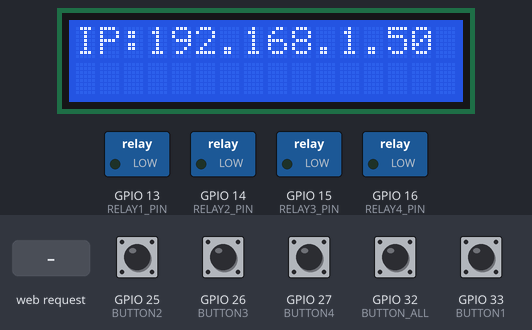
This sketch was run on a simulated ESP32. Shown: 16×2 character LCD, switched loads named in the sketch (green lamp = pin HIGH). The test bench sets the inputs (shaded band); at power-on: GPIO 25 (BUTTON2), GPIO 26 (BUTTON3), GPIO 27 (BUTTON4), GPIO 32 (BUTTON_ALL), GPIO 33 (BUTTON1) HIGH. WiFi joins after 1.5 s; servers stay silent unless stated; what the sketch prints to the serial monitor is not drawn.

Above: at 6.7 s.
6.8 s: GPIO 25 (BUTTON2) pulled LOW for 0.15 s
At 7.6 s:
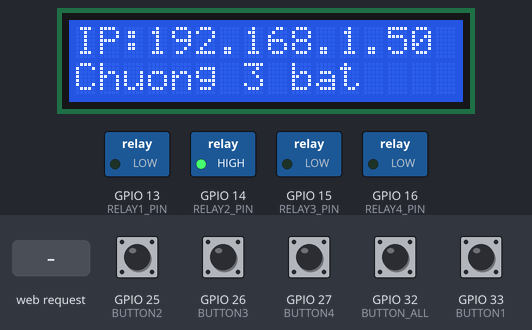
9.3 s: HTTP request GET /ALLON received
At 10.9 s:
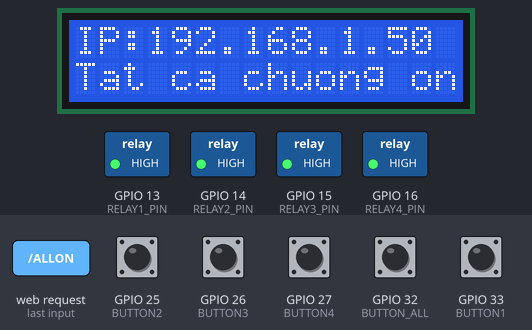
11.8 s: GPIO 26 (BUTTON3) pulled LOW for 0.15 s
At 14.0 s:
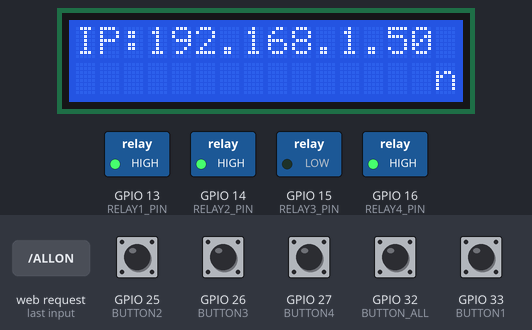
14.3 s: GPIO 27 (BUTTON4) pulled LOW for 0.15 s
At 15.1 s:
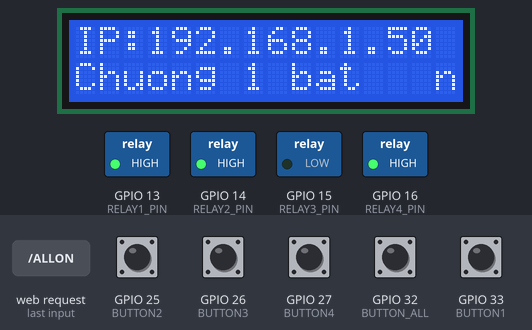
16.8 s: GPIO 32 (BUTTON_ALL) pulled LOW for 0.15 s
At 16.92 s:
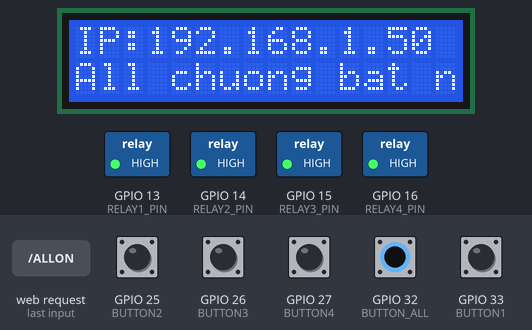
18.5 s: GPIO 32 (BUTTON_ALL) pulled LOW for 1 s
At 19.0 s:
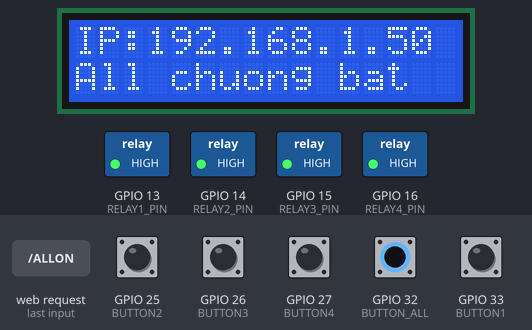
Timing chart, 0 to 21.5 s (numbered marks = the images above; inputs shaded):
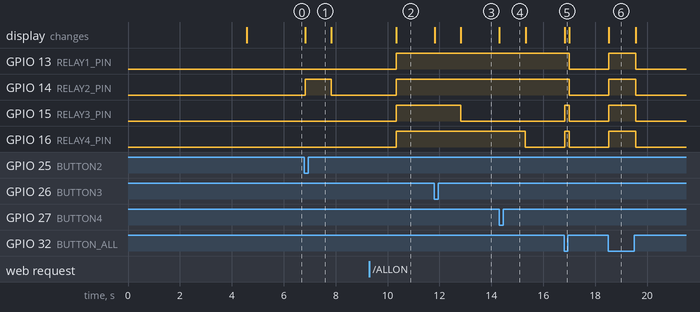

Measured:
- after the input at 6.8 s, GPIO 14 (RELAY2_PIN): LOW → HIGH at once, → LOW 1.0 s later; the display: changes at once (image 1)
- after the input at 9.3 s, GPIO 13 (RELAY1_PIN), GPIO 14 (RELAY2_PIN), GPIO 15 (RELAY3_PIN), GPIO 16 (RELAY4_PIN): LOW → HIGH after 1.0 s; the display: changes after 1.0 s (image 2)
- after the input at 11.8 s, GPIO 15 (RELAY3_PIN): HIGH → LOW after 1.0 s; the display: first changes at once (image 3 shows a later state)
- after the input at 14.3 s, GPIO 16 (RELAY4_PIN): HIGH → LOW after 1.0 s; the display: changes at once (image 4)
- after the input at 16.8 s, GPIO 13 (RELAY1_PIN), GPIO 14 (RELAY2_PIN): HIGH → LOW after 0.19 s; GPIO 15 (RELAY3_PIN), GPIO 16 (RELAY4_PIN): LOW → HIGH at once, → LOW 0.16 s later; the display: changes at once (image 5)
- after the input at 18.5 s, GPIO 13 (RELAY1_PIN), GPIO 14 (RELAY2_PIN), GPIO 15 (RELAY3_PIN), GPIO 16 (RELAY4_PIN): LOW → HIGH at once, → LOW 1.0 s later; the display: changes at once (image 6)

The sketch:

BellMonitor.ino
```cpp
#include <WiFi.h>
#include <WebServer.h>
#include <LiquidCrystal_I2C.h>

#define RELAY1_PIN 13
#define RELAY2_PIN 14
#define RELAY3_PIN 15
#define RELAY4_PIN 16

#define BUTTON1 33
#define BUTTON2 25
#define BUTTON3 26
#define BUTTON4 27
#define BUTTON_ALL 32

String ClientRequest, myresultat, DataBuffer;
WiFiServer server(80);
WiFiClient client;

LiquidCrystal_I2C lcd(0x27, 16, 2);

String ReadIncomingRequest()
{
  while(client.available())
  {
    ClientRequest = (client.readStringUntil('\r'));

    if ((ClientRequest.indexOf("HTTP/1.1")>0)&&(ClientRequest.indexOf("/favicon.ico")<0))
    {
      myresultat = ClientRequest;
    }
  }
  return myresultat;
}


void serialFlush()
{
  while(Serial.available() > 0)
  {
    char t = Serial.read();
  }
}

void ringBell(unsigned char relay, char * msg)
{
    Serial.println(msg);
    lcd.setCursor(0,1);
    lcd.print(msg);
    digitalWrite(relay, HIGH);
    delay(1000);
    digitalWrite(relay, LOW);
    lcd.setCursor(0,1);
    lcd.print("               ");
}

void readButtons()
{
  if (digitalRead(BUTTON1) == LOW)
  {
    ringBell(RELAY1_PIN, "Chuong 4 bat");
  }
  else if (digitalRead(BUTTON2) == LOW)
  {
    ringBell(RELAY2_PIN, "Chuong 3 bat");
  }
  else if (digitalRead(BUTTON3) == LOW)
  {
    ringBell(RELAY3_PIN, "Chuong 2 bat");
  }
  else if (digitalRead(BUTTON4) == LOW)
  {
    ringBell(RELAY4_PIN, "Chuong 1 bat");
  }
  else if (digitalRead(BUTTON_ALL) == LOW)
  {
    lcd.setCursor(0,1);
    lcd.print("All chuong bat");
    digitalWrite(RELAY1_PIN, HIGH);
    digitalWrite(RELAY2_PIN, HIGH);
    digitalWrite(RELAY3_PIN, HIGH);
    digitalWrite(RELAY4_PIN, HIGH);
    while (digitalRead(BUTTON_ALL) == LOW)
    {
      delay(80);
    }
    digitalWrite(RELAY1_PIN, LOW);
    digitalWrite(RELAY2_PIN, LOW);
    digitalWrite(RELAY3_PIN, LOW);
    digitalWrite(RELAY4_PIN, LOW);
    lcd.setCursor(0,1);
    lcd.print("                 ");
  }
  delay(20);
}

void setup()
{
  ClientRequest = "";

  // initialize LCD
  lcd.init();
  // turn on LCD backlight
  lcd.backlight();

  Serial.begin(9600);

  WiFi.disconnect();
  delay(3000);
  Serial.println("START");
  WiFi.begin("B8-06","DHCT9760");
  while ((!(WiFi.status() == WL_CONNECTED))){
    delay(300);
    Serial.print("..");
  }
  Serial.println("Connected");
  Serial.println("Your IP is");
  Serial.println((WiFi.localIP()));

  server.begin();
    // set cursor to first column, first row
  lcd.setCursor(0, 0);
  // print message
  lcd.print("IP:");
  lcd.print(WiFi.localIP());
  delay(1000);
  // clears the display to print new message
  //lcd.clear();

  pinMode(RELAY1_PIN, OUTPUT);
  pinMode(RELAY2_PIN, OUTPUT);
  pinMode(RELAY3_PIN, OUTPUT);
  pinMode(RELAY4_PIN, OUTPUT);

  pinMode(BUTTON1, INPUT_PULLUP);
  pinMode(BUTTON2, INPUT_PULLUP);
  pinMode(BUTTON3, INPUT_PULLUP);
  pinMode(BUTTON4, INPUT_PULLUP);
  pinMode(BUTTON_ALL, INPUT_PULLUP);
}

void loop()
{
    readButtons();
    client = server.available();
    if (!client) { return; }
    while(!client.available()) {  delay(1); }
    ClientRequest = (ReadIncomingRequest());
    Serial.println(ClientRequest);
    ClientRequest.remove(0, 5);
    ClientRequest.remove(ClientRequest.length()-9,9);

    Serial.println("Get:");
    Serial.println(ClientRequest);
    if (ClientRequest == "F1ON")
    {
      ringBell(RELAY1_PIN, "Chuong 4 bat");
    }
    else if (ClientRequest == "F2ON")
    {
      ringBell(RELAY2_PIN, "Chuong 3 bat");
    }
    else if (ClientRequest == "F3ON")
    {
      ringBell(RELAY3_PIN, "Chuong 2 bat");
    }
    else if (ClientRequest == "F4ON")
    {
      ringBell(RELAY4_PIN, "Chuong 1 bat");
    }
    else if (ClientRequest == "ALLON")
    {
      lcd.setCursor(0,1);
      lcd.print("Tat ca chuong on");
      digitalWrite(RELAY1_PIN, HIGH);
      digitalWrite(RELAY2_PIN, HIGH);
      digitalWrite(RELAY3_PIN, HIGH);
      digitalWrite(RELAY4_PIN, HIGH);
    }
    else if (ClientRequest == "ALLOFF")
    {
      digitalWrite(RELAY1_PIN, LOW);
      digitalWrite(RELAY2_PIN, LOW);
      digitalWrite(RELAY3_PIN, LOW);
      digitalWrite(RELAY4_PIN, LOW);
      lcd.setCursor(0,1);
      lcd.print("                 ");
    }

    client.println("HTTP/1.1 200 OK");
    client.println("Content-Type: text/plain");
    client.println("");
    client.print(ClientRequest);
    client.stop();
    delay(1);
    client.flush();
}
```
